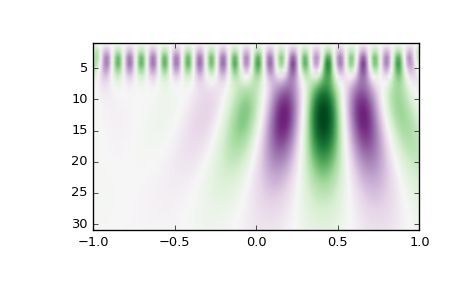

Source code (Python):
from scipy import signal
import matplotlib.pyplot as plt
t = np.linspace(-1, 1, 200, endpoint=False)
sig  = np.cos(2 * np.pi * 7 * t) + signal.gausspulse(t - 0.4, fc=2)
widths = np.arange(1, 31)
cwtmatr = signal.cwt(sig, signal.ricker, widths)
plt.imshow(cwtmatr, extent=[-1, 1, 31, 1], cmap='PRGn', aspect='auto',
           vmax=abs(cwtmatr).max(), vmin=-abs(cwtmatr).max())
plt.show()
